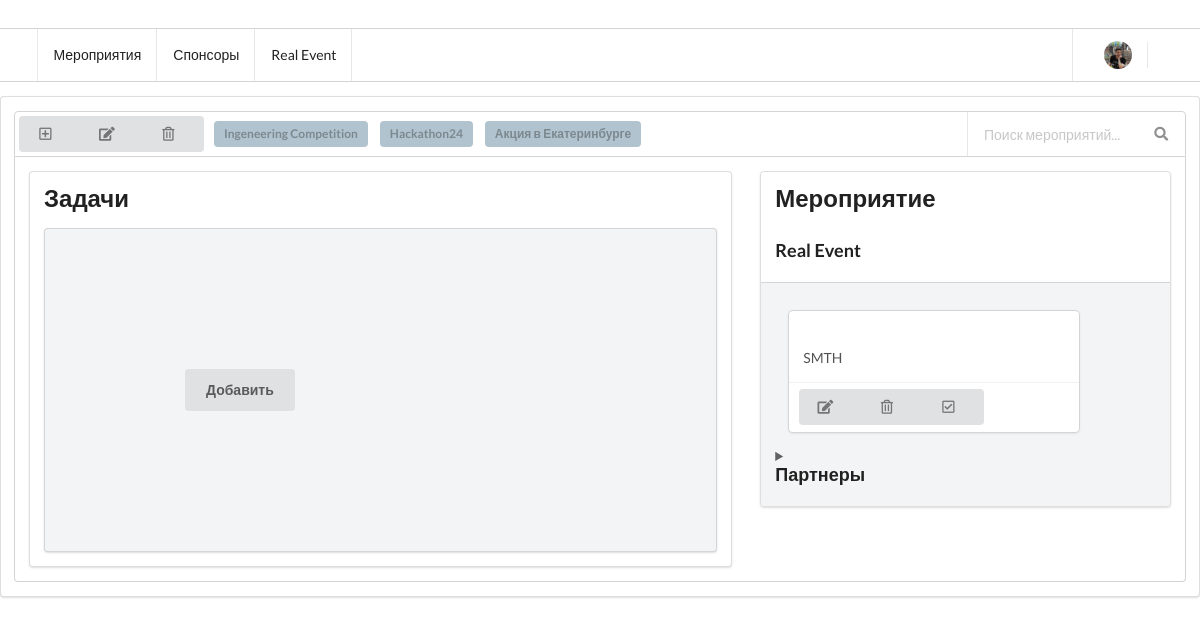
The app's page /event/3/ with its own data.
### heart/models.py (models this page shows, shortened)
class Event(models.Model): #id добавлен автоматически
    name = models.CharField(u'Название мероприятия', max_length=255, default='event')
    desc = models.TextField(u'Описание', blank=True)
    place = models.CharField(u'Место проведения', blank=True, max_length=255)
    creat_time = models.DateTimeField(u'Дата создания', auto_now_add=True)
    start_time = models.DateTimeField(u'Дата начала')
    end_time = models.DateTimeField(u'Дата окончания')
    hidden = models.BooleanField(u'Скрытый?(False-нет, True-да)',default = False)
    tags = models.CharField(u'Тэги(через запятую)', max_length=255)
    partner = models.ForeignKey(Partner, on_delete=models.CASCADE)

### heart/views.py (the view)
# urls.py: path('event/<int:pk>/', views.EventView.as_view()),
class EventView(DetailView):
    model = Event
    template_name = 'event.html'
    def get_context_data(self, **kwargs):
        ev = Event.objects.all()
        context = super().get_context_data(**kwargs)
        context['partner'] = Partner.objects.all()
        context['ev'] = Event.objects.all()
        context['tasks'] = Task.objects.all()
        return context

### heart/models.py (called while the page is built)
    def __str__(self):
        return '{}'.format(self.name)

### heart/templates/event.html (shortened to what this page needs)
{% load staticfiles %}
<!DOCTYPE html>
<html>
<head>
    <link rel="stylesheet" type="text/css" media="screen" href="{% static 'styles.css' %}" />
    <link rel="stylesheet" type="text/css" href="{% static 'semantic.min.css' %}" />
</head>
<body>
    <div class="ui attached stackable menu header_menu">
        <div class="ui container" id="main_menu">
            <a class="item" id="events">
                Мероприятия
            </a>
            <a class="item" id="scolarshipers">
                Спонсоры
            </a>
            <a class="item" id="events">{{event.name}}</a>
            <div class="right item">
            <div class="ui dropdown icon item">
                <img class="ui avatar image" src="{% static '/images/avatar/Karim.jpg' %}" id="user_photo">
            </div>
            </div>
        </div>
    </div>
    <div class="ui segment">
    <div class="ui top attached menu">
        <div style="margin: 0.3em;">
            <div class="ui buttons">
                <button class="ui button "><i class="plus square outline icon"></i></button>
                <button class="ui button "><i class="edit icon"></i></button>
                <button class="ui button "><i class="trash alternate outline icon"></i></button>
            </div>
        </div>
        <div class="event_list" id="event_list">
    {% for event in ev %}
            {%if event.hidden %}
            {% else %}
            <div class="ui label chips">
                    <a type="submit" href="/event/{{ event.pk }}">{{ event.name }} </a>
                </div>
            {% endif %}
            {% endfor %}
        </div>
        <div class="right menu">
            <div class="ui right aligned category search item">
            <div class="ui transparent icon input">
                <input class="prompt" type="text" placeholder="Поиск мероприятий..." id="event_search">
                <i class="search link icon"></i>
            </div>
            </div>
        </div>
    </div>
    <div class="ui bottom attached segment">
        <div class="ui grid">
            <div class="ten wide column">
                <div class="ui segment">
                <h2 class="ui header">Задачи</h2>
                <div class="ui secondary segment" id="month_task_container">
                    <div class="task_wrapper">
                        <button class="ui button" style="height: 3em; margin: 9em;">
                            Добавить
                        </button>
                    </div>
                </div>
                </div>
        </div>
        <div class="six wide column">
            <div class="ui segments">
                <div class="ui segment" id="notifications">
                <h2 class="ui header">Мероприятие</h2>
                <h3 class="ui header">{{event.name}}</h3>
                </div>
                <div class="ui secondary segment" id="notifications_container">
                    <div class="ui card" id="notification" id="123239">
                        <div class="content">
                        <div class="card_header">
                        </div>
                            <div class="description">
                            <p>{{event.desc}}
                            </p>
                            </div>
                        </div>
                        <div class="extra content">
                            <div style="margin: -0.3em;">
                                <div class="ui buttons">
                                    <button class="mini ui button"><i class="edit icon"></i></button>
                                    <button class="mini ui button"><i class="trash alternate outline icon"></i></button>
                                    <button class="mini ui button"><i class="check square outline icon"></i></button>
                                </div>
                            </div>
                        </div>
                    </div>
                <details><summary><h3 class="ui header">Партнеры</h3></summary>
  </details>
                </div>
            </div>
        </div>
    </div>
    </div>
</div>
</body>
</html>

### static/styles.css (style rules this page uses)
.chips { margin: 0.5em !important; background-color: #B1C3CE !important; }
.header_menu { margin-top: 2em !important; }
.header { margin-bottom: 0.3em !important; }
.description { margin-top: 1.5em !important; }
.card_header { display: flex; flex-flow: column; margin-bottom: 0.5em; }
#user_photo { margin: -1em 0 -1em 0; }
.task_wrapper { display: flex; flex-flow: row wrap; align-content: space-around; }
.card { margin: 1em !important; }
.event_list { display: flex; flex-flow: row nowrap; align-items: center; }

### records on screen
Event: name "Real Event", desc "SMTH"
Event: name "Ingeneering Competition"
Event: name "Hackathon24"
Event: name "Акция в Екатеринбурге"
